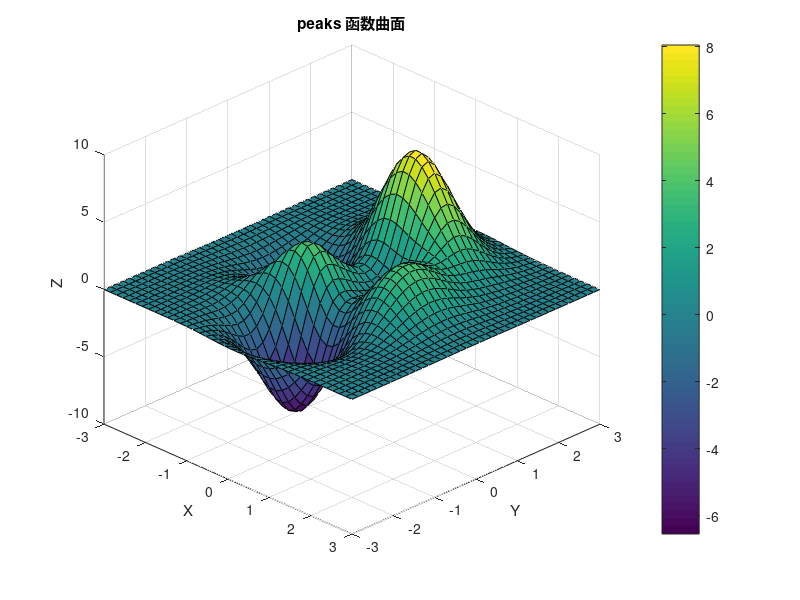
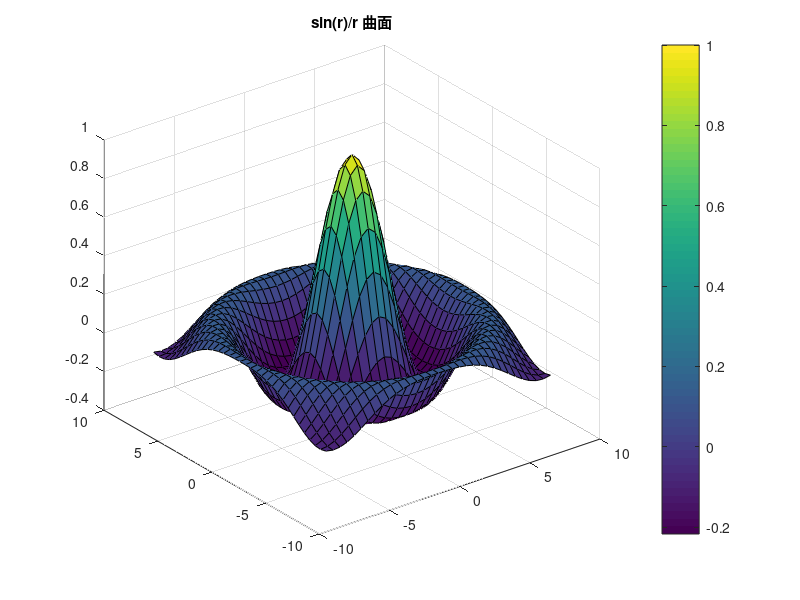

MATLAB code to generate these figures, in order:
% 示例 9：三维曲面
% peaks 是 MATLAB 自带的示例函数，常用于演示三维绘图
[X, Y, Z] = peaks(40);           % 生成 40×40 的网格数据
fprintf('网格大小：%d × %d\n', size(Z, 1), size(Z, 2));
fprintf('Z 的最大值 = %.3f，最小值 = %.3f\n', max(Z(:)), min(Z(:)));
figure;
surf(X, Y, Z);                   % 绘制三维曲面
colorbar;                        % 显示颜色条
title('peaks 函数曲面');
xlabel('X'); ylabel('Y'); zlabel('Z');
view(45, 30);                    % 方位角 45°，仰角 30°
% 自己构造一个曲面：z = sin(r)/r（墨西哥帽）
[x, y] = meshgrid(-8:0.5:8);
r = sqrt(x.^2 + y.^2) + eps;     % 加 eps 避免除以 0
z = sin(r) ./ r;
figure;
surf(x, y, z);
colorbar;
title('sin(r)/r 曲面');
view(3);                         % 默认三维视角
